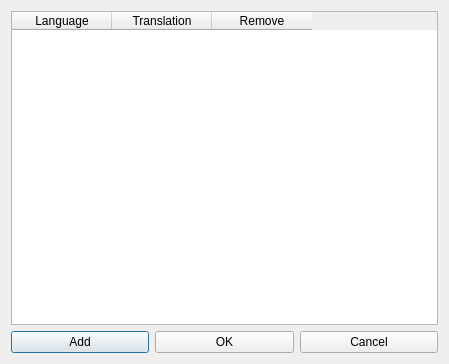
<?xml version="1.0" encoding="UTF-8"?>
<ui version="4.0">
 <class>TranslateDialog</class>
 <widget class="QDialog" name="TranslateDialog">
  <property name="geometry">
   <rect>
    <x>0</x>
    <y>0</y>
    <width>449</width>
    <height>364</height>
   </rect>
  </property>
  <property name="windowTitle">
   <string>Translate</string>
  </property>
  <layout class="QVBoxLayout" name="verticalLayout">
   <item>
    <widget class="QTableWidget" name="table_widget">
     <column>
      <property name="text">
       <string>Language</string>
      </property>
     </column>
     <column>
      <property name="text">
       <string>Translation</string>
      </property>
     </column>
     <column>
      <property name="text">
       <string>Remove</string>
      </property>
     </column>
    </widget>
   </item>
   <item>
    <layout class="QHBoxLayout" name="horizontalLayout">
     <item>
      <widget class="QPushButton" name="add_button">
       <property name="text">
        <string>Add</string>
       </property>
      </widget>
     </item>
     <item>
      <layout class="QHBoxLayout" name="horizontalLayout_2"/>
     </item>
     <item>
      <widget class="QPushButton" name="ok_button">
       <property name="text">
        <string>OK</string>
       </property>
      </widget>
     </item>
     <item>
      <widget class="QPushButton" name="cancel_button">
       <property name="text">
        <string>Cancel</string>
       </property>
      </widget>
     </item>
    </layout>
   </item>
  </layout>
 </widget>
 <resources/>
 <connections/>
</ui>
